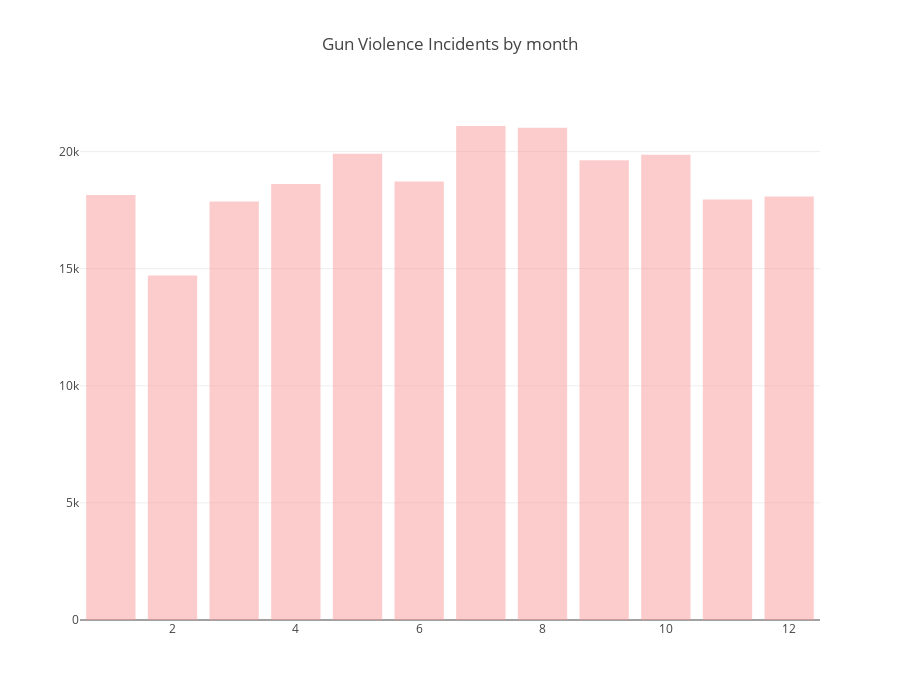

Notebook code for this chart:
### Code cell
def create_stack_bar_data(col):
    aggregated = df[col].value_counts()
    x_values = aggregated.index.tolist()
    y_values = aggregated.values.tolist()
    return x_values, y_values

x1, y1 = create_stack_bar_data('month')
x1 = x1[:]
y1 = y1[:]
trace1 = go.Bar(x=x1, y=y1, opacity=.8, name="month count", marker=dict(color=['rgba(250, 150, 150, 0.6)',
                                                                               'rgba(250, 150, 150, 0.6)',
                                                                               'rgba(250, 150, 150, 0.6)',
                                                                               'rgba(250, 150, 150, 0.6)',
                                                                               'rgba(250, 150, 150, 0.6)',
                                                                               'rgba(250, 150, 150, 0.6)',
                                                                               'rgba(250, 150, 150, 0.6)',
                                                                               'rgba(250, 150, 150, 0.6)',
                                                                               'rgba(250, 150, 150, 0.6)',
                                                                               'rgba(250, 150, 150, 0.6)',
                                                                               'rgba(250, 150, 150, 0.6)',
                                                                               'rgba(250, 150, 150, 0.6)']))
layout = dict(height=700, title='Gun Violence Incidents by month', legend=dict(orientation="h"))
fig = go.Figure(data=[trace1], layout=layout)
iplot(fig)

### Figure 1 — Plotly figure (JSON) as saved in the notebook; plotly's stock layout.template omitted (floating-point values rounded to 4 significant figures)
{"data": [{"marker": {"color": ["rgba(250, 150, 150, 0.6)", "rgba(250, 150, 150, 0.6)", "rgba(250, 150, 150, 0.6)", "rgba(250, 150, 150, 0.6)", "rgba(250, 150, 150, 0.6)", "rgba(250, 150, 150, 0.6)", "rgba(250, 150, 150, 0.6)", "rgba(250, 150, 150, 0.6)", "rgba(250, 150, 150, 0.6)", "rgba(250, 150, 150, 0.6)", "rgba(250, 150, 150, 0.6)", "rgba(250, 150, 150, 0.6)"]}, "name": "month count", "opacity": 0.8, "type": "bar", "uid": "7ad5d1cd-d1e8-4318-8244-a049459e1894", "x": [7, 8, 5, 10, 9, 6, 4, 1, 12, 11, 3, 2], "y": [21092, 21012, 19903, 19868, 19628, 18724, 18611, 18150, 18084, 17951, 17869, 14705]}], "layout": {"height": 700, "legend": {"orientation": "h"}, "title": {"text": "Gun Violence Incidents by month"}}}
